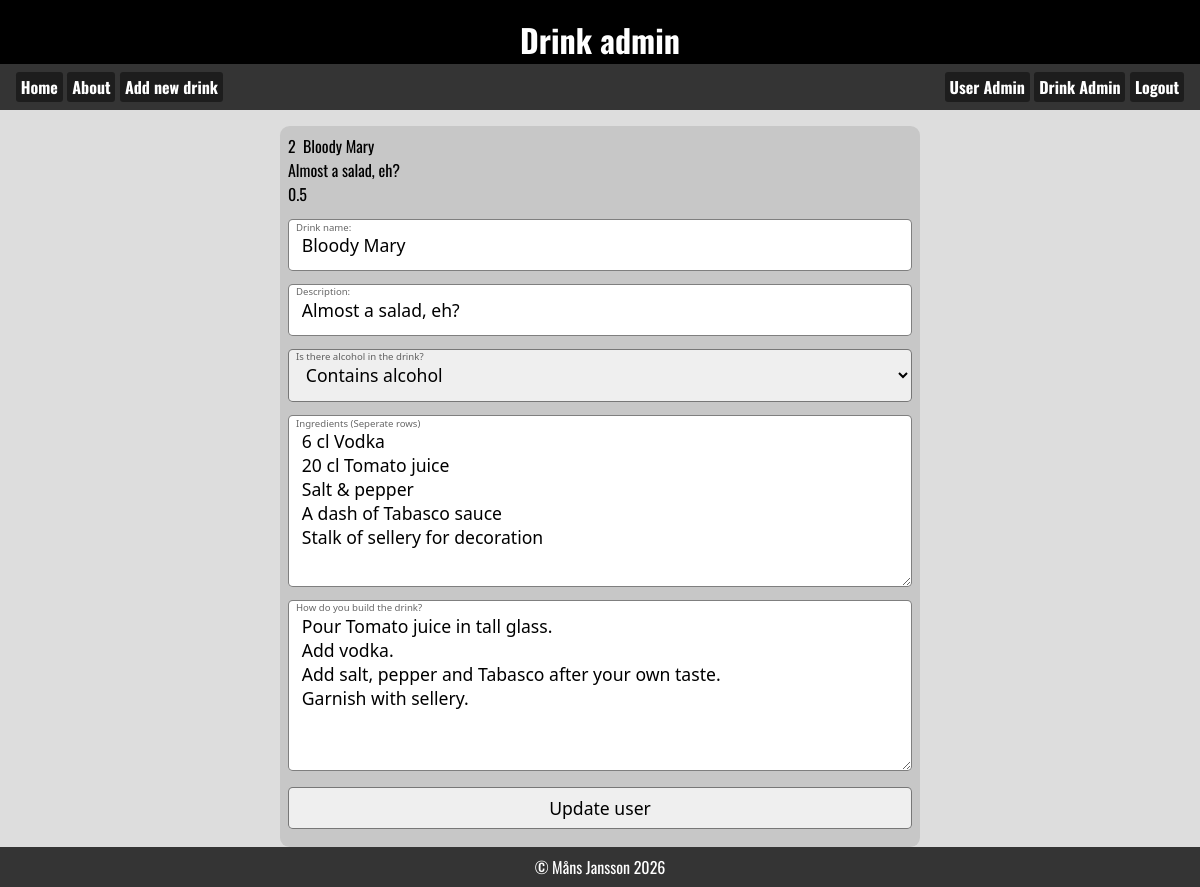
Screenshot of /drinkadmin.php?edit=2 (signed in) with the database file from the repository.
### tables this page shows
CREATE TABLE `tbl_drinks` (
  `id` int(11) NOT NULL,
  `drinkname` varchar(255) NOT NULL,
  `description` varchar(255) NOT NULL,
  `ingredients` text NOT NULL,
  `recipe` text NOT NULL,
  `alcoholic` tinyint(4) NOT NULL,
  `rating` float NOT NULL DEFAULT 3 COMMENT '1-5 is rating possibilities'
);

### drinkadmin.php (the view, shortened to what this page needs)
<!DOCTYPE html>
<?php require_once("asset.php"); ?>
<html lang="en">
<head>
    <link rel="stylesheet" href="style.css">
</head>
<body>
    <header>
        <h1>Drink admin</h1>
    </header>
    <?php require_once("_nav.php"); ?>
    <main>
        <?php  if(isset($_GET['edit'])): ?>
            <?php
                $id=intval($_GET['edit']);
                $sql="SELECT * FROM tbl_drinks WHERE id=$id";
                $result=mysqli_query($conn, $sql);
                $row=mysqli_fetch_assoc($result);
            ?>
        <form action="drinkadmin.php" method="POST">
            <div class="user_data"><?=$id?>&nbsp;&nbsp;<?=$row['drinkname']?><br><?=$row['description']?><br><?=$row['rating']?></div>
            <label for="realname">Drink name:</label>
            <input type="text" name="drinkname" id="drinkname" value="<?=$row['drinkname']?>">
            <label for="desc">Description:</label>
            <input type="text" name="desc" id="desc" value="<?=$row['description']?>">
            <label for="alcoholic">Is there alcohol in the drink?</label>
            <select name="alcoholic">
                <option value="1" <?php if($row['alcoholic']==1){echo "selected";}?>>Contains alcohol</option>
            </select>
            <label for="ingredients">Ingredients (Seperate rows)</label>
            <textarea name="ingredients" rows="6"><?=$row['ingredients']?></textarea>
            <label for="recipe">How do you build the drink?</label>
            <textarea name="recipe" rows="6"><?=$row['recipe']?></textarea>
            <input type="submit" name="btn_edit" value="Update user">
        </form>
        <?php endif;?>
    </main>
    <?php require_once("_footer.php"); ?>
</body>
</html>

### style.css (style rules this page uses)
:root { --clr_back_header:#000; --clr_header:#ffffff; --clr_back_nav:#343434; --clr_back_footer:var(--clr_back_nav); --header_font:"Oswald", sans-serif; --main_bg:#00000022; }
*, *:before, *:after { margin: 0; padding: 0; box-sizing: border-box; }
body { height:100dvh; display:flex; flex-direction: column; font-family: system-ui, sans-serif; }
main { background: var(--main_bg); }
header { background: var(--clr_back_header); color:var(--clr_header); height:4rem; padding: 1rem; font-family: var(--header_font); display: flex; justify-content: center; }
main { flex-grow: 5; display:flex; flex-direction: column; gap:1rem; padding-top: 1rem; font-family: var(--header_font); overflow-y: auto; }
:root { --formborder: rgb(0, 0, 0, .5); --formback: rgb(0, 0, 0, .1); --formlabelcolor: rgb(0, 0, 0, .6) }
form { position: relative; display: flex; flex-direction: column; width: 40rem; padding: .5rem; background: var(--formback); border-radius: .6rem; margin-left: auto; margin-right: auto; }
label { position: relative; top: .9rem; left: .5rem; font: .6rem system-ui; color: var(--formlabelcolor); }
input[type="submit"], input[type="button"], button { margin-top: 1rem; margin-bottom: .6rem; padding: .5rem; }

### rows the page displays
tbl_drinks: drinkname "Bloody Mary", description "Almost a salad, eh?", rating "0.5", desc "Almost a salad, eh?", alcoholic "Contains alcohol", ingredients "6 cl Vodka 20 cl Tomato juice Salt & pepper A dash of Tabasco sauce Stalk of sellery for decoration", recipe "Pour Tomato juice in tall glass. Add vodka. Add salt, pepper and Tabasco after your own taste. Garnish with sellery."

### other values shown
$id "2"
